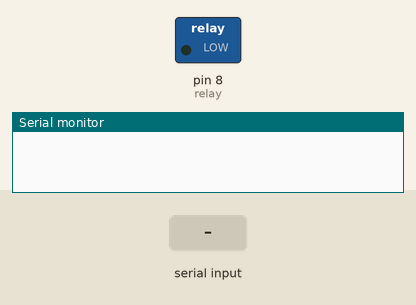
Recording of a sketch running on a simulated Arduino Uno, built with avr-gcc and run on an emulated ATmega328P. Parts: switched loads named in the sketch (green lamp = pin HIGH), the last lines printed to the serial monitor. The test bench sets the inputs (shaded band).

Above: at 1.2 s.
1.3 s: "1" received over Serial
At 2.4 s:
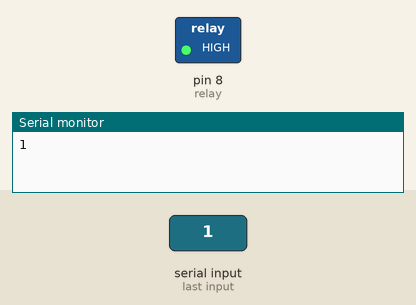
2.8 s: "0" received over Serial
At 3.5 s:
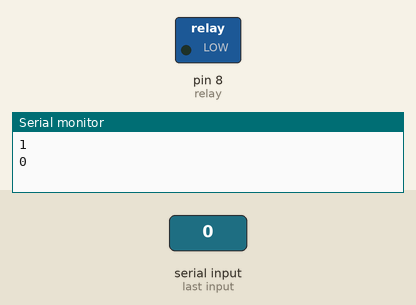
Timing chart, 0 to 5.8 s (numbered marks = the images above; inputs shaded):
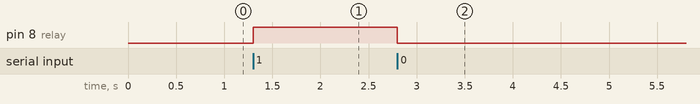

The sketch:

XfrSerial.ino
```cpp
char serialin;

#define relay 8
#include <SoftwareSerial.h>


void setup() {
  //Begin Serial Comunication(configured for 9600baud)
  Serial.begin(9600);
  //pin relay as OUTPUT
  pinMode(relay, OUTPUT);
  //Relay
  digitalWrite(relay,LOW);
  }

void loop() {
  //Verify connection by serial
  while (Serial.available() > 0) {
    //Read Serial data and alocate on serialin
    serialin = Serial.read();
    //If serialin is equal as 'o' or 'O' LAMP OFF
    if (serialin == '0' || serialin =='O'){ // Two Pipeines(||) to make a boolean OR Comparission
      digitalWrite(relay,LOW);
      }
    /*serialin is equal as 'c' or C */
    else if (serialin == '1' || serialin =='C'){ // Two Pipeines(||) to make a boolean OR Comparission
      digitalWrite(relay,HIGH);
      }
      Serial.println(serialin);
  }
}
```

Measured:
- after the input at 1.3 s, pin 8 (relay): LOW → HIGH at once
- after the input at 2.8 s, pin 8 (relay): HIGH → LOW at once
